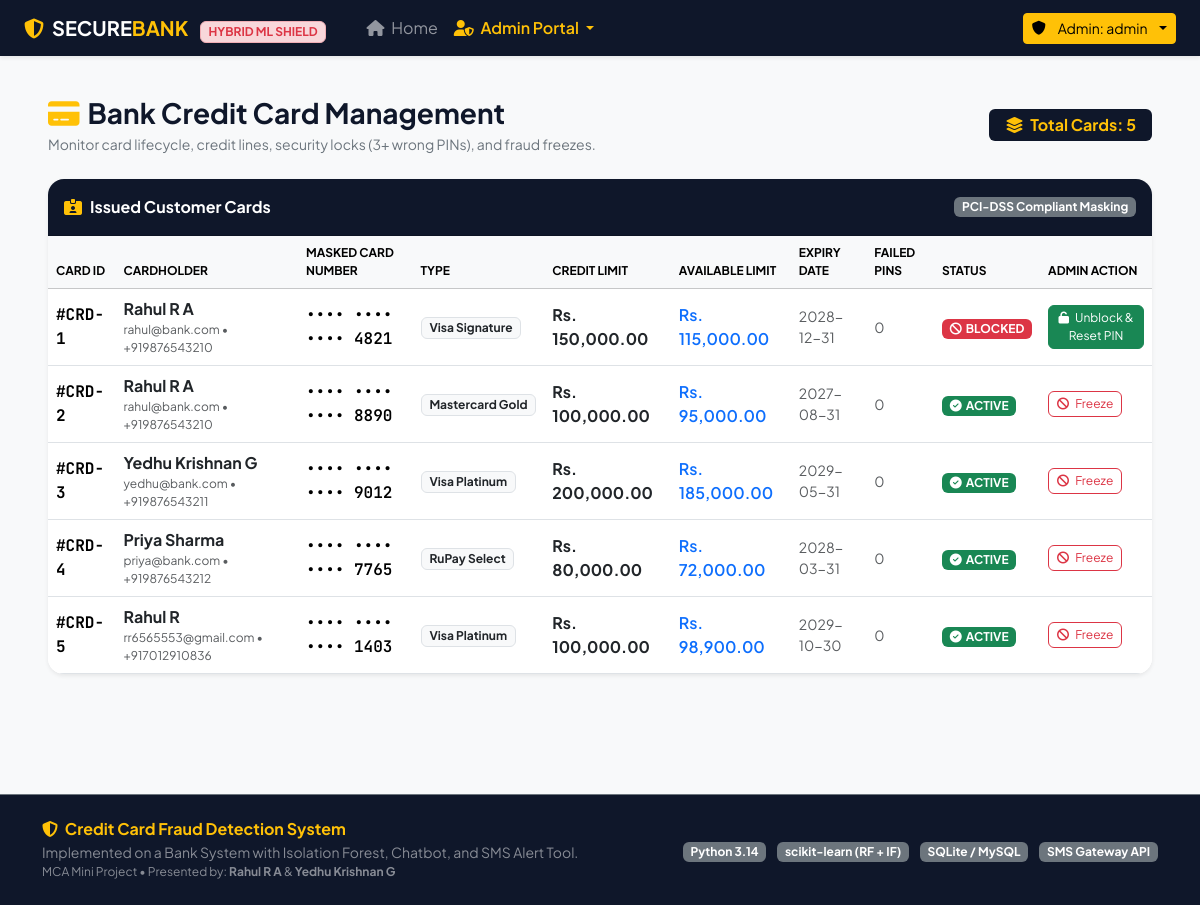
The app's page /admin/cards (signed in) with its own data.
### tables this page shows
CREATE TABLE CARD (
        card_id INTEGER PRIMARY KEY AUTOINCREMENT,
        customer_id INTEGER NOT NULL,
        card_number VARCHAR(16) UNIQUE NOT NULL,
        card_type VARCHAR(15) DEFAULT 'Visa',
        credit_limit DECIMAL(12, 2) NOT NULL DEFAULT 100000.00,
        available_limit DECIMAL(12, 2) NOT NULL DEFAULT 100000.00,
        expiry_date DATE NOT NULL,
        pin_hash VARCHAR(255) NOT NULL,
        failed_pin_attempts INTEGER DEFAULT 0,
        status VARCHAR(10) DEFAULT 'ACTIVE',
        created_at DATETIME DEFAULT CURRENT_TIMESTAMP,
        FOREIGN KEY (customer_id) REFERENCES CUSTOMER(customer_id) ON DELETE CASCADE
    );

CREATE TABLE CUSTOMER (
        customer_id INTEGER PRIMARY KEY AUTOINCREMENT,
        full_name VARCHAR(50) NOT NULL,
        email VARCHAR(60) UNIQUE NOT NULL,
        phone VARCHAR(15) NOT NULL,
        address VARCHAR(100),
        password_hash VARCHAR(255) NOT NULL,
        created_at DATETIME DEFAULT CURRENT_TIMESTAMP
    );

### app.py (the view)
@app.route('/admin/cards')
@admin_login_required
def admin_cards():
    conn = get_db_connection()
    cursor = conn.cursor()
    cursor.execute("""
        SELECT c.*, cust.full_name, cust.email, cust.phone
        FROM CARD c
        JOIN CUSTOMER cust ON c.customer_id = cust.customer_id
        ORDER BY c.card_id ASC
    """)
    cards = cursor.fetchall()
    conn.close()
    cards_list = []
    for c in cards:
        cards_list.append({
            'card_id': c['card_id'],
            'customer_name': c['full_name'],
            'customer_email': c['email'],
            'phone': c['phone'],
            'card_number_masked': mask_card_number(c['card_number']),
            'short_masked': short_mask(c['card_number']),
            'card_type': c['card_type'],
            'credit_limit': float(c['credit_limit']),
            'available_limit': float(c['available_limit']),
            'expiry_date': c['expiry_date'],
            'failed_pin_attempts': c['failed_pin_attempts'],
            'status': c['status']
        })
    return render_template('admin_cards.html', cards=cards_list)

### app.py (called while the page is built)
def admin_login_required(f):
    @wraps(f)
    def decorated_function(*args, **kwargs):
        if 'admin_id' not in session:
            flash('Admin authentication required.', 'danger')
            return redirect(url_for('admin_login'))
        return f(*args, **kwargs)
    return decorated_function

### models/database.py (called while the page is built)
def get_db_connection():
    conn = sqlite3.connect(Config.SQLITE_DB_PATH)
    conn.row_factory = sqlite3.Row
    conn.execute("PRAGMA foreign_keys = ON")
    return conn

def mask_card_number(card_number):
    clean = str(card_number).replace(" ", "").replace("-", "")
    if len(clean) >= 4:
        return f"•••• •••• •••• {clean[-4:]}"
    return "••••"

def short_mask(card_number):
    clean = str(card_number).replace(" ", "").replace("-", "")
    if len(clean) >= 4:
        return f"XX{clean[-4:]}"
    return "XX****"

### templates/admin_cards.html (shortened to what this page needs)
{% extends "base.html" %}
{% block content %}
<div class="container-fluid px-lg-5">
    <div class="d-flex flex-wrap justify-content-between align-items-center mb-4">
        <div>
            <h3 class="fw-bold text-navy mb-1">
                <i class="fa-solid fa-credit-card text-warning me-2"></i>Bank Credit Card Management
            </h3>
            <p class="text-secondary small mb-0">
                Monitor card lifecycle, credit lines, security locks (3+ wrong PINs), and fraud freezes.
            </p>
        </div>
        <div>
            <span class="badge bg-navy fs-6 px-3 py-2 text-warning">
                <i class="fa-solid fa-layer-group me-1"></i> Total Cards: {{ cards|length }}
            </span>
        </div>
    </div>
    <div class="card border-0 shadow-sm rounded-4 overflow-hidden mb-5">
        <div class="card-header bg-navy text-white d-flex justify-content-between align-items-center py-3">
            <span class="fw-bold"><i class="fa-solid fa-id-card-clip me-2 text-warning"></i>Issued Customer Cards</span>
            <span class="badge bg-secondary">PCI-DSS Compliant Masking</span>
        </div>
        <div class="table-responsive bg-white">
            <table class="table table-hover align-middle mb-0">
                <thead class="table-light text-secondary fs-xs text-uppercase">
                    <tr>
                        <th>Card ID</th>
                        <th>Cardholder</th>
                        <th>Masked Card Number</th>
                        <th>Type</th>
                        <th>Credit Limit</th>
                        <th>Available Limit</th>
                        <th>Expiry Date</th>
                        <th>Failed PINs</th>
                        <th>Status</th>
                        <th>Admin Action</th>
                    </tr>
                </thead>
                <tbody>
                    {% for c in cards %}
                    <tr>
                        <td class="font-monospace fw-bold">#CRD-{{ c.card_id }}</td>
                        <td>
                            <div class="fw-bold text-dark">{{ c.customer_name }}</div>
                            <div class="text-muted fs-xs">{{ c.customer_email }} &bull; {{ c.phone }}</div>
                        </td>
                        <td class="font-monospace fw-semibold">{{ c.card_number_masked }}</td>
                        <td>
                            <span class="badge bg-light text-dark border">{{ c.card_type }}</span>
                        </td>
                        <td class="fw-bold text-dark">Rs. {{ "{:,.2f}".format(c.credit_limit) }}</td>
                        <td class="text-primary fw-semibold">Rs. {{ "{:,.2f}".format(c.available_limit) }}</td>
                        <td class="small text-muted">{{ c.expiry_date }}</td>
                        <td>
                            {% if c.failed_pin_attempts >= 3 %}
                                <span class="badge bg-danger"><i class="fa-solid fa-lock me-1"></i>{{ c.failed_pin_attempts }} (LOCKED)</span>
                            {% elif c.failed_pin_attempts > 0 %}
                                <span class="badge bg-warning text-dark">{{ c.failed_pin_attempts }} attempts</span>
                            {% else %}
                                <span class="text-muted small">0</span>
                            {% endif %}
                        </td>
                        <td>
                            {% if c.status == 'ACTIVE' %}
                                <span class="badge bg-success"><i class="fa-solid fa-circle-check me-1"></i>ACTIVE</span>
                            {% elif c.status == 'LOCKED' %}
                                <span class="badge bg-warning text-dark"><i class="fa-solid fa-lock me-1"></i>PIN LOCKED</span>
                            {% else %}
                                <span class="badge bg-danger"><i class="fa-solid fa-ban me-1"></i>BLOCKED</span>
                            {% endif %}
                        </td>
                        <td>
                            {% if c.status == 'ACTIVE' %}
                            <form method="POST" action="{{ url_for('admin_card_toggle') }}" class="d-inline">
                                <button type="submit" class="btn btn-outline-danger btn-xs" onclick="return confirm('Freeze card {{ c.short_masked }}?')">
                                    <i class="fa-solid fa-ban me-1"></i> Freeze
                                </button>
                            </form>
                            {% else %}
                            <form method="POST" action="{{ url_for('admin_card_toggle') }}" class="d-inline">
                                <button type="submit" class="btn btn-success btn-xs" onclick="return confirm('Restore & Unblock card {{ c.short_masked }}?')">
                                    <i class="fa-solid fa-unlock me-1"></i> Unblock & Reset PIN
                                </button>
                            </form>
                            {% endif %}
                        </td>
                    </tr>
                    {% endfor %}
                </tbody>
            </table>
        </div>
    </div>
</div>
{% endblock %}

### static/css/style.css (style rules this page uses)
:root { --navy-primary: #0f172a; --navy-secondary: #1e293b; --navy-light: #334155; --bank-gold: #f59e0b; --bank-blue: #2563eb; --bank-green: #10b981; --bank-red: #ef4444; }
body { font-family: 'Plus Jakarta Sans', -apple-system, BlinkMacSystemFont, sans-serif; color: #1e293b; background-color: #f8fafc; }
.font-monospace { font-family: 'JetBrains Mono', monospace !important; }
.fs-xs { font-size: 0.75rem; }
.btn-xs { padding: 0.2rem 0.5rem; font-size: 0.75rem; border-radius: 0.375rem; }
.bg-navy { background-color: var(--navy-primary) !important; }
.text-navy { color: var(--navy-primary) !important; }

### records on screen
CARD: card_id "1", customer_name "Rahul R A", customer_email "rahul@bank.com", phone "+919876543210", card_number_masked "•••• •••• •••• 4821", card_type "Visa Signature", credit_limit "150,000.00", available_limit "115,000.00", expiry_date "2028-12-31", failed_pin_attempts "0", status "BLOCKED" (drawn)
CARD: card_id "2", customer_name "Rahul R A", customer_email "rahul@bank.com", phone "+919876543210", card_number_masked "•••• •••• •••• 8890", card_type "Mastercard Gold", credit_limit "100,000.00", available_limit "95,000.00", expiry_date "2027-08-31", failed_pin_attempts "0", status "ACTIVE" (drawn)
CARD: card_id "3", customer_name "Yedhu Krishnan G", customer_email "yedhu@bank.com", phone "+919876543211", card_number_masked "•••• •••• •••• 9012", card_type "Visa Platinum", credit_limit "200,000.00", available_limit "185,000.00", expiry_date "2029-05-31", failed_pin_attempts "0", status "ACTIVE" (drawn)
CARD: card_id "4", customer_name "Priya Sharma", customer_email "priya@bank.com", phone "+919876543212", card_number_masked "•••• •••• •••• 7765", card_type "RuPay Select", credit_limit "80,000.00", available_limit "72,000.00", expiry_date "2028-03-31", failed_pin_attempts "0", status "ACTIVE" (drawn)
CARD: card_id "5", customer_name "Rahul R", customer_email "rr6565553@gmail.com", phone "+917012910836", card_number_masked "•••• •••• •••• 1403", card_type "Visa Platinum", credit_limit "100,000.00", available_limit "98,900.00", expiry_date "2029-10-30", failed_pin_attempts "0", status "ACTIVE" (drawn)

### other values on screen
{{ session.get('admin_username') }} "admin"
{{ cards|length }} "5"
